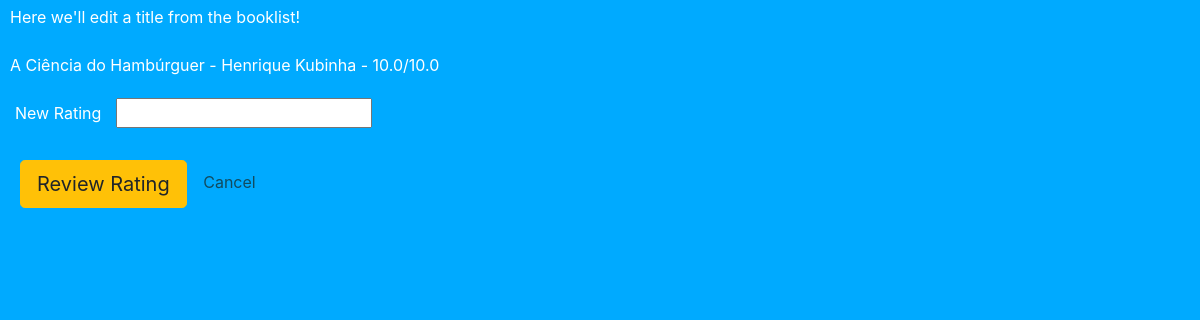
The app's page /edit/4 with its own data.
### main.py (models this page shows)
class Book(db.Model):
    bookid = db.Column(db.Integer, primary_key=True)
    title = db.Column(db.String(250), unique=True, nullable=False)
    author = db.Column(db.String(250), nullable=False)
    review = db.Column(db.Float, nullable=False)

### main.py (the view, shortened to what this page needs)
@app.route('/edit/<link_id>', methods=["GET", "POST"])
def edit(link_id):
    books = query_books()
    selected_book = find_book(books, link_id)
    if request.method == "GET":
        return render_template("edit.html", book=selected_book)

### main.py (called while the page is built)
def query_books():
    all_books = []
    books = db.session.query(Book).all()
    for book in books:
        book_info = {
            "bookid": book.bookid,
            "title": book.title,
            "author": book.author,
            "rating": book.review,
        }
        all_books.append(book_info)
    return all_books

def find_book(books, link_id):
    for book in books:
        print(books)
        print(link_id)
        if book['bookid'] == int(link_id):
            selected_book = book
            print(selected_book['title'])
            return selected_book
    return "Book not found"

### templates/edit.html (shortened to what this page needs)
<!DOCTYPE html>
<html lang="en">
<head>
    <link rel="stylesheet"
          href="https://cdn.jsdelivr.net/npm/bootstrap@4.3.1/dist/css/bootstrap.min.css"
>
    <link rel="stylesheet" href="/static/style.css">
</head>
<body>
    <p>Here we'll edit a title from the booklist!</p>
    <p class="bookinfo">{{ book["title"] }} - {{ book["author"] }} - {{ book["rating"] }}/10.0</p>
        <form action="" method="POST">
        <label>New Rating</label>
        <input type="text" name="rating">
        <br>
        <br>
        <button type="submit" class="btn btn-warning btn-lg">Review Rating</button>
        <a href="/">Cancel</a>
        </form>
</body>
</html>

### static/style.css (style rules this page uses)
body { background-color: #00AAFF; }
h1, h2, p, ul, label { color: white; padding: 5px 10px 3px; }
a { color: #114b5f; padding: 10px; margin: 2px; }
label { color: white; padding-left: 15px; }
.btn { margin-left: 20px; }

### records on screen
Book: title "A Ciência do Hambúrguer", author "Henrique Kubinha", rating "10.0"
